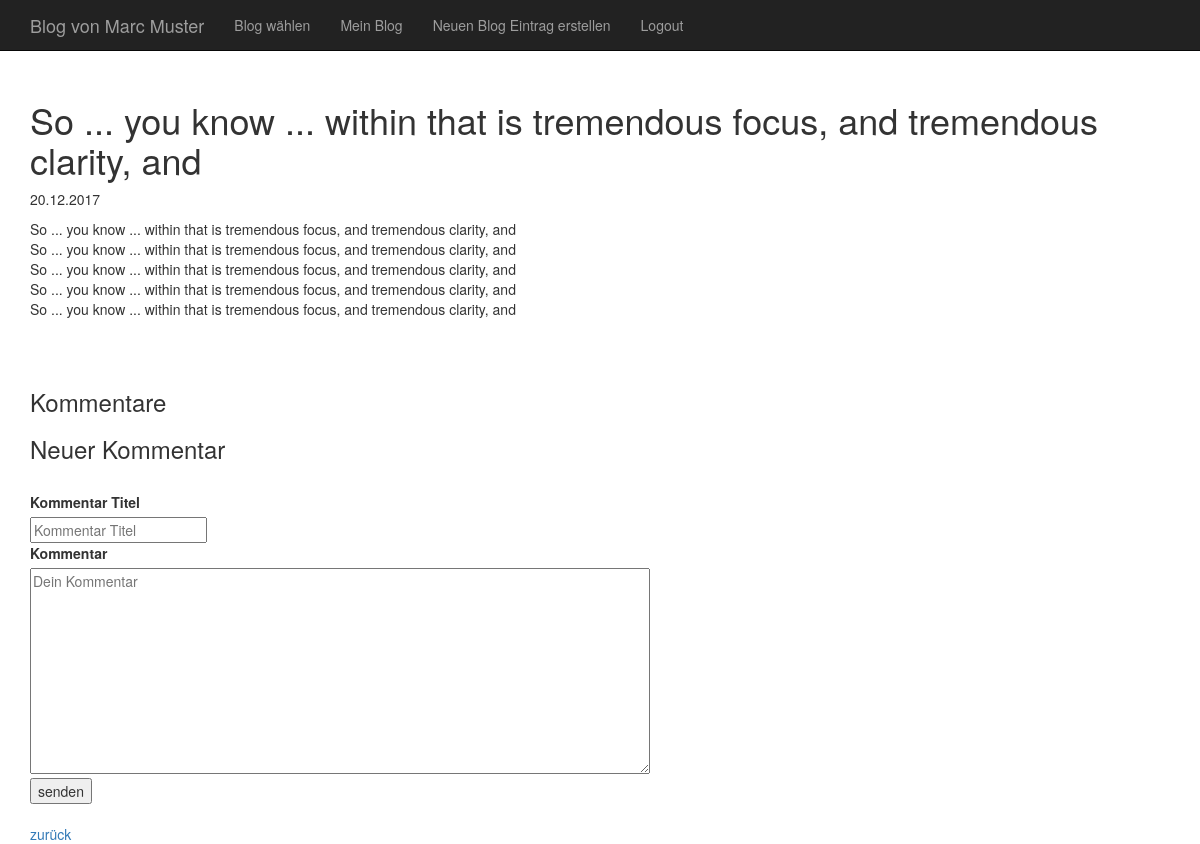
Page /index.php?function=entriesMemberDetails&bid=1&eid=13 (signed in) on the committed database.
### tables this page shows
CREATE TABLE "user" (
	`uid`	INTEGER PRIMARY KEY AUTOINCREMENT,
	`name`	TEXT,
	`email`	TEXT NOT NULL UNIQUE,
	`password`	TEXT NOT NULL,
	`role`	INTEGER NOT NULL
);

CREATE TABLE `entry` (
	`eid`	INTEGER PRIMARY KEY AUTOINCREMENT,
	`uid`	INTEGER NOT NULL,
	`tid`	INTEGER,
	`datetime`	INTEGER NOT NULL,
	`title`	TEXT NOT NULL,
	`content`	TEXT NOT NULL,
	`picture1`	TEXT,
	`picture2`	TEXT,
	`picture3`	TEXT,
	FOREIGN KEY(`uid`) REFERENCES `user`(`uid`),
	FOREIGN KEY(`tid`) REFERENCES `topic`(`tid`)
);

### include/functions_db.php (called while the page is built, shortened)
<?php
function getUserName($uid) {
    $db = getValue('cfg_db');
    $result = $db->query("SELECT name, email FROM user WHERE uid=".$uid);
    if ($user = $result->fetchArray()) {
        if (strlen($user[0]) > 0) return $user[0];
        else return $user[1];
    } else return "";
}
function getEntry($eid) {
    $db = getValue('cfg_db');
    $result = $db->query("SELECT eid, datetime, title, content, picture1, picture2, picture3 FROM entry WHERE eid=$eid");
    if ($entry = $result->fetchArray()) {
        return $entry;
    } else return "";
}
?>

### index.php (the view, shortened to what this page needs)
<?php
require_once("include/functions.php");
require_once("include/functions_db.php");
if (isset($_GET['function'])) $function = $_GET['function'];
else $function = "login";
if (isset($_GET['bid'])) $blogId = $_GET['bid'];
else $blogId = 0;
?>
<!DOCTYPE html>
<html lang="de">
<head>
  <link href="css/bootstrap.min.css" rel="stylesheet" />
</head>
<body>
  <nav class="navbar navbar-inverse navbar-fixed-top">
	<div class="container">
      <div class="navbar-header">
		<a class="navbar-brand"><?= getMenuTitle($blogId); ?></a>
      </div>
      <ul class="nav navbar-nav">
		<?= getMenu($blogId); ?>
      </ul>
	</div>
  </nav>
  <div class="container" style="margin-top:80px">
  <?php
  require_once("$function.php");
  ?>
  </div>
</body>
</html>

### entriesMemberDetails.php (shortened to what this page needs)
<?php
if(getUserId() == true) {
    $detailBlog = getEntry($entryId);
    echo ' <div class="Entry">
            <div class="title">
              <h1>';
    echo $detailBlog['title'];
    echo '</h1>
            </div>
            <div class="created_on">
              <p>';
    echo date('d.m.Y',$detailBlog['datetime']);
    echo '</p>
            </div>
            <div class="clontent">
              <p>';
    echo nl2br($detailBlog['content']);
    echo '<p/>
            </div>
          </div>';
    echo "<br><br>";
    echo "<h3>Kommentare</h3>";
}
?>
<h3>Neuer Kommentar</h3>
  <form method="post" action='<?= $_SERVER['PHP_SELF']."?function=entriesMemberDetails"; ?>'>
        <label for="commentTitle">Kommentar Titel</label>
      <div>
    	   <input type="text" id="title" name="titleComment" placeholder="Kommentar Titel" required="required"/>
      </div>
        <label for="contentComment">Kommentar</label>
      <div>
        <textarea name="contentComment" rows="10" cols="80" placeholder="Dein Kommentar"></textarea>
      </div>
      <div>
    	   <button type="submit">senden</button>
      </div>
    </form>
    <?= '<br><a href="index.php?function=entriesMember&bid='.$blogId.'">zurück</a>';?>

### rows in the picture
user: name "Blog von Marc Muster"
entry: title "So ... you know ... within that is tremendous focus, and tremendous clarity, and", datetime "20.12.2017", content "So ... you know ... within that is tremendous focus, and tremendous clarity, and So ... you know ... within that is tremendous focus, and tremendous clarity, and So ... you know ... within that is tremendous focus, and tremendous clarity, and So ... you know ... within that is tremendous focus, and tremendous clarity, and So ... you know ... within that is tremendous focus, and tremendous clarity, and"
